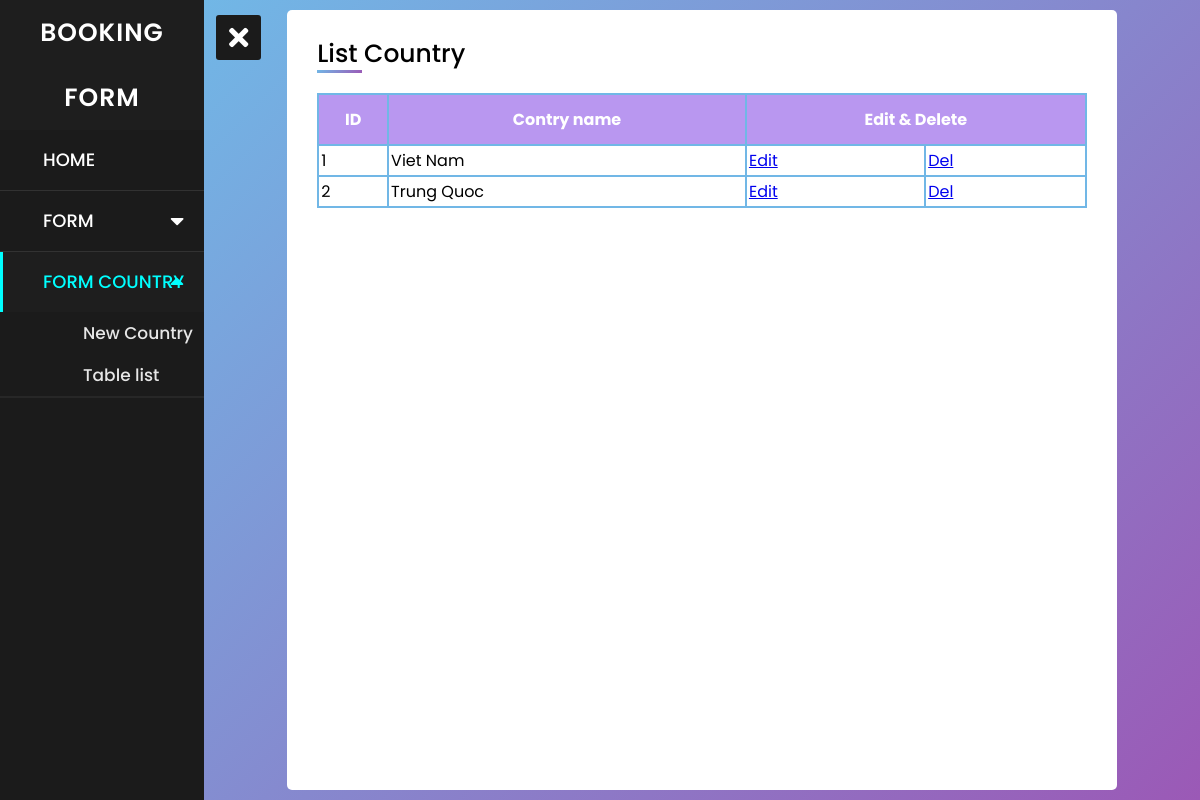
The page /listcountry.php on the database its author committed.
### tables this page shows
CREATE TABLE `country` (
  `id_country` int(11) NOT NULL,
  `namecountry` varchar(30) NOT NULL
);

### control.php (called while the page is built, shortened)
<?php
include('conn.php');
class data
{
    public function select_country()
    {
        global $conn;
        $sql="select * from country";
        $run=mysqli_query($conn,$sql);
        return $run;
    }
}
?>

### listcountry.php (the view, shortened to what this page needs)
<?php
    require 'control.php';
    $get_data=new data();
?>
<!DOCTYPE html>
<html lang="en">
<head>
    <link rel="stylesheet" href="style.css">
    <link rel="stylesheet" href="https://cdnjs.cloudflare.com/ajax/libs/font-awesome/5.15.3/css/all.min.css"/>
</head>
<body>
    <div class="btn">
        <span class="fas fa-bars"></span>
    </div>
    <nav class="sidebar">
        <div class="text">BOOKING FORM</div>
            <ul>
                <li><a href="index.php">HOME</a></li>
                <li>
                    <a href="#" class="form-btn">FORM
                        <span class="fas fa-caret-down rotation"></span>
                    </a>
                </li>
                <li class="active">
                    <a href="#" class="country-btn">FORM COUNTRY
                        <span class="fas fa-caret-down rotation2"></span>
                    </a>
                    <ul class="country-show">
                        <li><a href="country.php" class="country">New Country</a></li>
                        <li><a href="listcountry.php">Table list</a></li>
                    </ul>
                </li>
            </ul>
    </nav>
    <section>
    <div id="cover">
        <div class="container">
            <div class="title" style="margin-bottom: 20px;">List Country</div>
            <table class="custom">
            <tr>
                <th>ID</th>
                <th>Contry name</th>
                <th colspan="2">Edit & Delete</th>
            </tr>
            <?php
            $select=$get_data->select_country();
            foreach($select as $se)
            {
            ?>
            <tr>
                <td><?php echo $se['id_country']; ?></td>
                <td><?php echo $se['namecountry']; ?></td>
                <td><a href="edit_country.php?edit=<?php echo $se['id_country'];?>">Edit</a></td>
                <td><a href="del_country.php?del=<?php echo $se['id_country'];?>" onclick="return confirm('Are you sure?');">Del</a></td>
            </tr>
            <?php
            }
            ?>
            </table>
        </div>
    </div>
    </section>
</body>
</html>

### style.css (style rules this page uses)
* { margin: 0; padding: 0; user-select: none; box-sizing: border-box; font-family: 'Poppins', sans-serif; }
.btn { position: absolute; top: 15px; left: 45px; height: 45px; width: 45px; text-align: center; border-radius: 3px; cursor: pointer; transition: left 0.4s ease; background: #1b1b1b; }
.btn.click { left:18%; }
.btn span { color: white; font-size: 28px; line-height: 45px; }
.btn.click span:before { content: '\f00d'; }
.sidebar { position: fixed; width: 17%; height: 100%; left: -250px; background-color: #1b1b1b; transition: left 0.4s ease; }
.sidebar.show { left: 0px; }
.sidebar .text { color: white; font-size: 25px; font-weight: 600; line-height: 65px; text-align: center; background-color: #1e1e1e; letter-spacing: 1px; }
nav ul { background-color: #1b1b1b; height: 100%; width: 100%; list-style: none; }
nav ul li { line-height: 60px; border-bottom: 1px solid rgba(255, 255, 255, 0.1); }
nav ul li:last-child { border-bottom: 1px solid rgba(255, 255, 255, 0.05); }
nav ul li a { position: relative; color: white; text-decoration: none; font-size: 18px; padding-left: 40px; font-weight: 500; display: block; width: 100%; border-left: 3px solid transparent; }
nav ul li.active a { color: cyan; background: #1e1e1e; border-left-color: cyan; }
nav ul ul { position: static; display: none; }
nav ul .country-show.show1 { display: block; }
nav ul ul li { line-height: 42px; border-bottom: none; }
nav ul ul li a { font-size: 17px; color: #e6e6e6; padding-left: 80px; }
nav ul li.active ul li a { color: #e6e6e6; background: #1b1b1b; border-left-color: transparent; }
nav ul li a span { position: absolute; top: 50%; right: 20px; transform: translateY(-50%); font-size: 22px; transition: transform 0.4s; }
nav ul li a span.rotate { transform: translateY(-50%) rotate(-180deg); }
section.fit { margin-left: 17%; }
section { background: url(./image/cute-deer-hd-images-for-desktop-background-3.jpg) no-repeat; background-position: center; background-size: cover; height: 100vh; transition: all .4s; }
#cover { height: 100%; display: flex; justify-content: center; align-items: center; padding: 10px; background: linear-gradient(135deg, #71b7e6, #9b59b6); }
.container { max-width: 85%; width: 100%; height: 100%; background: #fff; padding: 25px 30px; border-radius: 5px; }
.container .title { font-size: 25px; font-weight: 500; position: relative; }
.container .title::before { content: ''; position: absolute; left: 0; bottom: 0; height: 3px; width: 45px; background: linear-gradient(135deg, #71b7e6, #9b59b6); }
.custom { font-family: Arial, Helvetica, sans-serif; border-collapse: collapse; width: 100%; }
.custom th, .custom td { border: 2px solid #71b7e6; padding: 2px; }
.custom th { padding-top: 12px; padding-bottom: 12px; background: rgb(185, 151, 240); color: white; }

### rows shown on the page
country: id_country "1", namecountry "Viet Nam"
country: id_country "2", namecountry "Trung Quoc"
